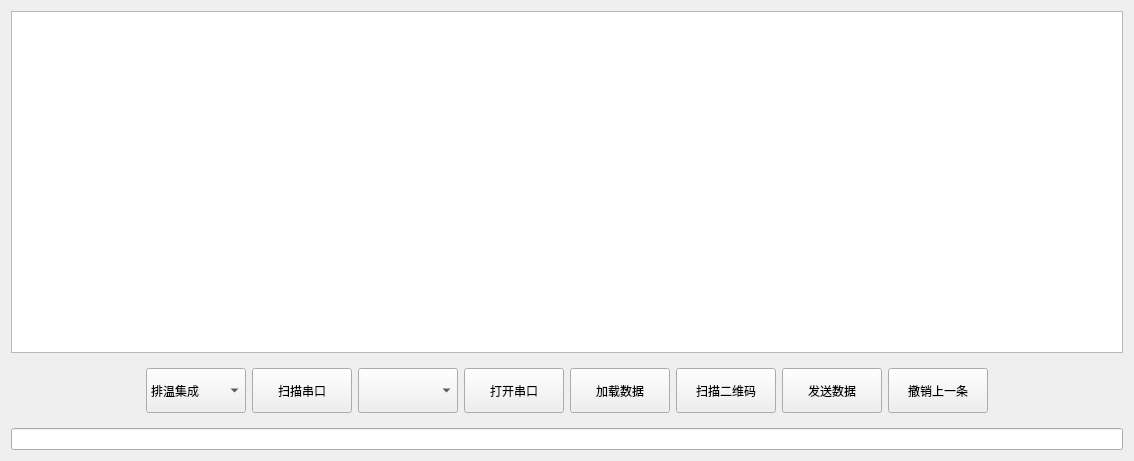
<?xml version="1.0" encoding="UTF-8"?>
<ui version="4.0">
 <class>MultipleUnion</class>
 <widget class="QWidget" name="MultipleUnion">
  <property name="geometry">
   <rect>
    <x>0</x>
    <y>0</y>
    <width>1134</width>
    <height>461</height>
   </rect>
  </property>
  <property name="windowTitle">
   <string>Form</string>
  </property>
  <layout class="QVBoxLayout" name="verticalLayout">
   <item>
    <widget class="QTableWidget" name="tableWidget"/>
   </item>
   <item>
    <widget class="QWidget" name="widget" native="true">
     <layout class="QHBoxLayout" name="horizontalLayout">
      <item>
       <spacer name="horizontalSpacer">
        <property name="orientation">
         <enum>Qt::Horizontal</enum>
        </property>
        <property name="sizeHint" stdset="0">
         <size>
          <width>40</width>
          <height>20</height>
         </size>
        </property>
       </spacer>
      </item>
      <item>
       <widget class="QComboBox" name="comboBox_2">
        <property name="minimumSize">
         <size>
          <width>100</width>
          <height>45</height>
         </size>
        </property>
        <item>
         <property name="text">
          <string>排温集成</string>
         </property>
        </item>
        <item>
         <property name="text">
          <string>氮氧集成</string>
         </property>
        </item>
       </widget>
      </item>
      <item>
       <widget class="QPushButton" name="pushButton_5">
        <property name="minimumSize">
         <size>
          <width>100</width>
          <height>45</height>
         </size>
        </property>
        <property name="text">
         <string>扫描串口</string>
        </property>
       </widget>
      </item>
      <item>
       <widget class="QComboBox" name="comboBox">
        <property name="minimumSize">
         <size>
          <width>100</width>
          <height>45</height>
         </size>
        </property>
       </widget>
      </item>
      <item>
       <widget class="QPushButton" name="pushButton_6">
        <property name="minimumSize">
         <size>
          <width>100</width>
          <height>45</height>
         </size>
        </property>
        <property name="text">
         <string>打开串口</string>
        </property>
       </widget>
      </item>
      <item>
       <widget class="QPushButton" name="pushButton_3">
        <property name="minimumSize">
         <size>
          <width>100</width>
          <height>45</height>
         </size>
        </property>
        <property name="text">
         <string>加载数据</string>
        </property>
       </widget>
      </item>
      <item>
       <widget class="QPushButton" name="pushButton">
        <property name="minimumSize">
         <size>
          <width>100</width>
          <height>45</height>
         </size>
        </property>
        <property name="text">
         <string>扫描二维码</string>
        </property>
       </widget>
      </item>
      <item>
       <widget class="QPushButton" name="pushButton_2">
        <property name="minimumSize">
         <size>
          <width>100</width>
          <height>45</height>
         </size>
        </property>
        <property name="text">
         <string>发送数据</string>
        </property>
       </widget>
      </item>
      <item>
       <widget class="QPushButton" name="pushButton_4">
        <property name="minimumSize">
         <size>
          <width>100</width>
          <height>45</height>
         </size>
        </property>
        <property name="text">
         <string>撤销上一条</string>
        </property>
       </widget>
      </item>
      <item>
       <spacer name="horizontalSpacer_2">
        <property name="orientation">
         <enum>Qt::Horizontal</enum>
        </property>
        <property name="sizeHint" stdset="0">
         <size>
          <width>40</width>
          <height>20</height>
         </size>
        </property>
       </spacer>
      </item>
     </layout>
    </widget>
   </item>
   <item>
    <widget class="QLineEdit" name="lineEdit"/>
   </item>
  </layout>
 </widget>
 <resources/>
 <connections/>
</ui>
